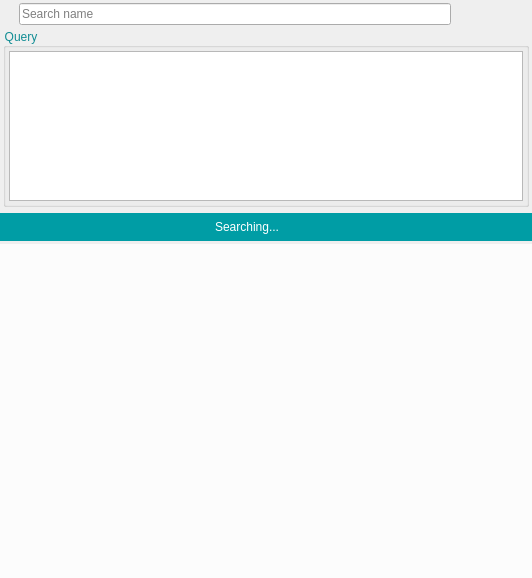
<?xml version="1.0" encoding="UTF-8"?>
<ui version="4.0">
 <class>wdgtSearchResults</class>
 <widget class="QWidget" name="wdgtSearchResults">
  <property name="geometry">
   <rect>
    <x>0</x>
    <y>0</y>
    <width>532</width>
    <height>578</height>
   </rect>
  </property>
  <property name="windowTitle">
   <string>Form</string>
  </property>
  <layout class="QVBoxLayout" name="verticalLayout">
   <property name="spacing">
    <number>3</number>
   </property>
   <property name="leftMargin">
    <number>0</number>
   </property>
   <property name="topMargin">
    <number>3</number>
   </property>
   <property name="rightMargin">
    <number>0</number>
   </property>
   <property name="bottomMargin">
    <number>0</number>
   </property>
   <item>
    <layout class="QHBoxLayout" name="horizontalLayout_3">
     <property name="spacing">
      <number>3</number>
     </property>
     <property name="leftMargin">
      <number>0</number>
     </property>
     <property name="rightMargin">
      <number>0</number>
     </property>
     <item>
      <widget class="QPushButton" name="btnShowQuery">
       <property name="maximumSize">
        <size>
         <width>16</width>
         <height>16</height>
        </size>
       </property>
       <property name="toolTip">
        <string>Show/hide query</string>
       </property>
       <property name="icon">
        <iconset resource="../resources/resources.qrc">
         <normaloff>:/plugins/planet_explorer/expand-triangle.svg</normaloff>:/plugins/planet_explorer/expand-triangle.svg</iconset>
       </property>
       <property name="iconSize">
        <size>
         <width>12</width>
         <height>12</height>
        </size>
       </property>
       <property name="flat">
        <bool>true</bool>
       </property>
      </widget>
     </item>
     <item>
      <widget class="QLineEdit" name="txtSearchName">
       <property name="sizePolicy">
        <sizepolicy hsizetype="MinimumExpanding" vsizetype="Fixed">
         <horstretch>0</horstretch>
         <verstretch>0</verstretch>
        </sizepolicy>
       </property>
       <property name="placeholderText">
        <string>Search name</string>
       </property>
      </widget>
     </item>
     <item>
      <widget class="QPushButton" name="btnZoomToAOI">
       <property name="maximumSize">
        <size>
         <width>24</width>
         <height>24</height>
        </size>
       </property>
       <property name="toolTip">
        <string>Zoom to AOI</string>
       </property>
       <property name="icon">
        <iconset resource="../resources/resources.qrc">
         <normaloff>:/plugins/planet_explorer/zoom-target-search.svg</normaloff>:/plugins/planet_explorer/zoom-target-search.svg</iconset>
       </property>
       <property name="iconSize">
        <size>
         <width>20</width>
         <height>18</height>
        </size>
       </property>
       <property name="flat">
        <bool>true</bool>
       </property>
      </widget>
     </item>
     <item>
      <widget class="QPushButton" name="btnSetAOI">
       <property name="maximumSize">
        <size>
         <width>24</width>
         <height>24</height>
        </size>
       </property>
       <property name="toolTip">
        <string>Recover AOI</string>
       </property>
       <property name="icon">
        <iconset resource="../resources/resources.qrc">
         <normaloff>:/plugins/planet_explorer/extents.svg</normaloff>:/plugins/planet_explorer/extents.svg</iconset>
       </property>
       <property name="iconSize">
        <size>
         <width>20</width>
         <height>18</height>
        </size>
       </property>
       <property name="flat">
        <bool>true</bool>
       </property>
      </widget>
     </item>
     <item>
      <widget class="QPushButton" name="btnSetSearchParams">
       <property name="maximumSize">
        <size>
         <width>24</width>
         <height>24</height>
        </size>
       </property>
       <property name="toolTip">
        <string>Recover search parameters</string>
       </property>
       <property name="text">
        <string/>
       </property>
       <property name="icon">
        <iconset resource="../resources/resources.qrc">
         <normaloff>:/plugins/planet_explorer/reload.svg</normaloff>:/plugins/planet_explorer/reload.svg</iconset>
       </property>
       <property name="iconSize">
        <size>
         <width>20</width>
         <height>18</height>
        </size>
       </property>
       <property name="flat">
        <bool>true</bool>
       </property>
      </widget>
     </item>
    </layout>
   </item>
   <item>
    <widget class="QFrame" name="frameResourceType">
     <property name="sizePolicy">
      <sizepolicy hsizetype="Preferred" vsizetype="Maximum">
       <horstretch>0</horstretch>
       <verstretch>0</verstretch>
      </sizepolicy>
     </property>
     <property name="frameShape">
      <enum>QFrame::NoFrame</enum>
     </property>
     <property name="frameShadow">
      <enum>QFrame::Raised</enum>
     </property>
     <layout class="QHBoxLayout" name="horizontalLayout_2" stretch="4">
      <property name="spacing">
       <number>6</number>
      </property>
      <property name="leftMargin">
       <number>3</number>
      </property>
      <property name="topMargin">
       <number>0</number>
      </property>
      <property name="rightMargin">
       <number>3</number>
      </property>
      <property name="bottomMargin">
       <number>3</number>
      </property>
      <item>
       <widget class="QGroupBox" name="grpBoxQuery">
        <property name="sizePolicy">
         <sizepolicy hsizetype="Preferred" vsizetype="Maximum">
          <horstretch>0</horstretch>
          <verstretch>0</verstretch>
         </sizepolicy>
        </property>
        <property name="styleSheet">
         <string notr="true">QGroupBox::title{
	color: rgb(17, 141, 148);
}</string>
        </property>
        <property name="title">
         <string>Query</string>
        </property>
        <layout class="QVBoxLayout" name="verticalLayout_3">
         <property name="leftMargin">
          <number>3</number>
         </property>
         <property name="topMargin">
          <number>3</number>
         </property>
         <property name="rightMargin">
          <number>3</number>
         </property>
         <property name="bottomMargin">
          <number>3</number>
         </property>
         <item>
          <widget class="QPlainTextEdit" name="teQuery">
           <property name="maximumSize">
            <size>
             <width>16777215</width>
             <height>150</height>
            </size>
           </property>
           <property name="textInteractionFlags">
            <set>Qt::TextSelectableByMouse</set>
           </property>
          </widget>
         </item>
        </layout>
       </widget>
      </item>
     </layout>
    </widget>
   </item>
   <item>
    <widget class="QFrame" name="frameSearching">
     <property name="styleSheet">
      <string notr="true">background-color: rgb(0, 157, 165);</string>
     </property>
     <layout class="QHBoxLayout" name="horizontalLayout">
      <property name="spacing">
       <number>6</number>
      </property>
      <property name="leftMargin">
       <number>0</number>
      </property>
      <property name="topMargin">
       <number>3</number>
      </property>
      <property name="rightMargin">
       <number>0</number>
      </property>
      <property name="bottomMargin">
       <number>3</number>
      </property>
      <item>
       <spacer name="horizontalSpacer">
        <property name="orientation">
         <enum>Qt::Horizontal</enum>
        </property>
        <property name="sizeHint" stdset="0">
         <size>
          <width>0</width>
          <height>0</height>
         </size>
        </property>
       </spacer>
      </item>
      <item>
       <widget class="QLabel" name="lblSearching">
        <property name="styleSheet">
         <string notr="true">QLabel {
  color: rgb(255, 255, 255);
}</string>
        </property>
        <property name="text">
         <string>Searching...</string>
        </property>
        <property name="alignment">
         <set>Qt::AlignCenter</set>
        </property>
       </widget>
      </item>
      <item>
       <widget class="QPushButton" name="btnCancel">
        <property name="sizePolicy">
         <sizepolicy hsizetype="Maximum" vsizetype="Fixed">
          <horstretch>0</horstretch>
          <verstretch>0</verstretch>
         </sizepolicy>
        </property>
        <property name="maximumSize">
         <size>
          <width>32</width>
          <height>16777215</height>
         </size>
        </property>
        <property name="text">
         <string/>
        </property>
        <property name="icon">
         <iconset resource="../resources/resources.qrc">
          <normaloff>:/plugins/planet_explorer/close.svg</normaloff>:/plugins/planet_explorer/close.svg</iconset>
        </property>
        <property name="iconSize">
         <size>
          <width>18</width>
          <height>18</height>
         </size>
        </property>
        <property name="flat">
         <bool>true</bool>
        </property>
       </widget>
      </item>
      <item>
       <spacer name="horizontalSpacer_2">
        <property name="orientation">
         <enum>Qt::Horizontal</enum>
        </property>
        <property name="sizeHint" stdset="0">
         <size>
          <width>0</width>
          <height>0</height>
         </size>
        </property>
       </spacer>
      </item>
     </layout>
    </widget>
   </item>
   <item>
    <widget class="QFrame" name="frameResults">
     <property name="sizePolicy">
      <sizepolicy hsizetype="Preferred" vsizetype="Expanding">
       <horstretch>0</horstretch>
       <verstretch>0</verstretch>
      </sizepolicy>
     </property>
     <property name="styleSheet">
      <string notr="true">QFrame#frameResults {
    background-color: rgba(255, 255, 255, 200);
}</string>
     </property>
     <property name="frameShape">
      <enum>QFrame::NoFrame</enum>
     </property>
     <property name="frameShadow">
      <enum>QFrame::Raised</enum>
     </property>
     <layout class="QVBoxLayout" name="verticalLayout_2">
      <property name="leftMargin">
       <number>0</number>
      </property>
      <property name="topMargin">
       <number>0</number>
      </property>
      <property name="rightMargin">
       <number>0</number>
      </property>
      <property name="bottomMargin">
       <number>0</number>
      </property>
     </layout>
    </widget>
   </item>
  </layout>
 </widget>
 <resources>
  <include location="../resources/resources.qrc"/>
 </resources>
 <connections/>
</ui>
